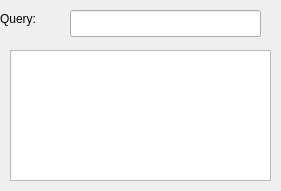
<?xml version="1.0" encoding="UTF-8"?>
<ui version="4.0">
 <class>SymbolSearchWidget</class>
 <widget class="QWidget" name="SymbolSearchWidget">
  <property name="geometry">
   <rect>
    <x>0</x>
    <y>0</y>
    <width>281</width>
    <height>191</height>
   </rect>
  </property>
  <property name="windowTitle">
   <string>Form</string>
  </property>
  <widget class="QListView" name="listView">
   <property name="geometry">
    <rect>
     <x>10</x>
     <y>50</y>
     <width>261</width>
     <height>131</height>
    </rect>
   </property>
  </widget>
  <widget class="QLineEdit" name="queryBox">
   <property name="geometry">
    <rect>
     <x>70</x>
     <y>10</y>
     <width>191</width>
     <height>27</height>
    </rect>
   </property>
  </widget>
  <widget class="QLabel" name="label">
   <property name="geometry">
    <rect>
     <x>0</x>
     <y>10</y>
     <width>66</width>
     <height>17</height>
    </rect>
   </property>
   <property name="text">
    <string>Query:</string>
   </property>
  </widget>
 </widget>
 <resources/>
 <connections/>
</ui>
